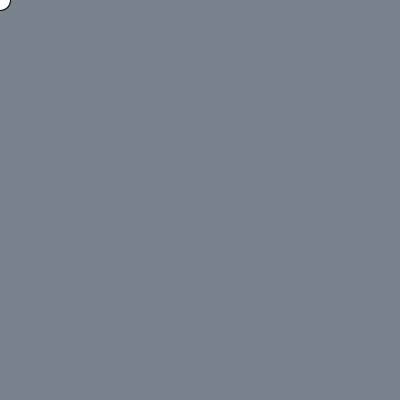
Frame 1 (no input)
Frame 60 (the mouse pressed at the canvas centre just before this capture): identical to frame 1, image omitted
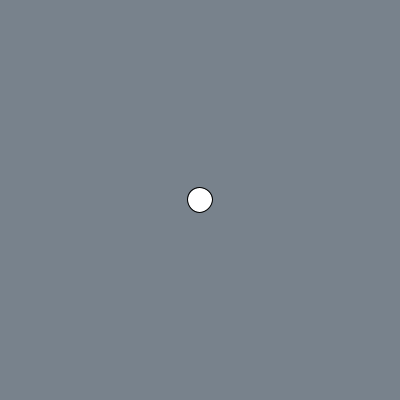
Frame 120 (the mouse held since frame 60 and released just before this capture)

The Processing sketch that drew these frames (run headless with seeded random() and noise(); from frame 60 on, the mouse is pressed at the canvas centre):

// Processing sketch: processing_130029
// ── processing_130029.pde


//This is how far the mouse traveled
//in the last frame.
float mouseSpeed = 0;

//We want to smooth out the mouse speed to
//make the drawing less jerky. This variable
//will store the smoothed-out value.
float smoothedSpeed = 0;

//The mouse speed is usually a pretty small
//value, so we will want to make it bigger to
//get a nice visual result.
float sizeMultiplier = 6;
//Likewise, we always want to have something on
//screen, even if the mouse hasn't moved. So
//we set a minimum size for the ellipse.
float minimumSize = 20;

//This is the position of the virtual pen
//that draws the circles.
float penX, penY = 0;

//This is a place to put the final calculated
//size of the ellipse.
float ellipseSize = 0;

void setup() {
  size (400, 400);
  fill(255,255,255);
}


void draw() {
  background(120,130,140);
  
  //Measure how far the mouse has traveled since the last
  //frame.
  mouseSpeed =  dist(mouseX, mouseY, pmouseX, pmouseY);
  mouseSpeed = mouseSpeed * sizeMultiplier;
  
  //Ease the speed using lerp. This makes the ball
  //grow or shrink slowly rather than popping between
  //different sizes.
  smoothedSpeed = lerp(smoothedSpeed, mouseSpeed, 0.05);
  
  //Move the pen so that it tracks the mouse.
  penX = lerp(penX, mouseX, 0.15);
  penY = lerp(penY, mouseY, 0.15);
  
  ellipseSize = minimumSize+smoothedSpeed;
  
  //Draw the ellipse under the pen.
  ellipse (penX, penY, ellipseSize, ellipseSize);
}
